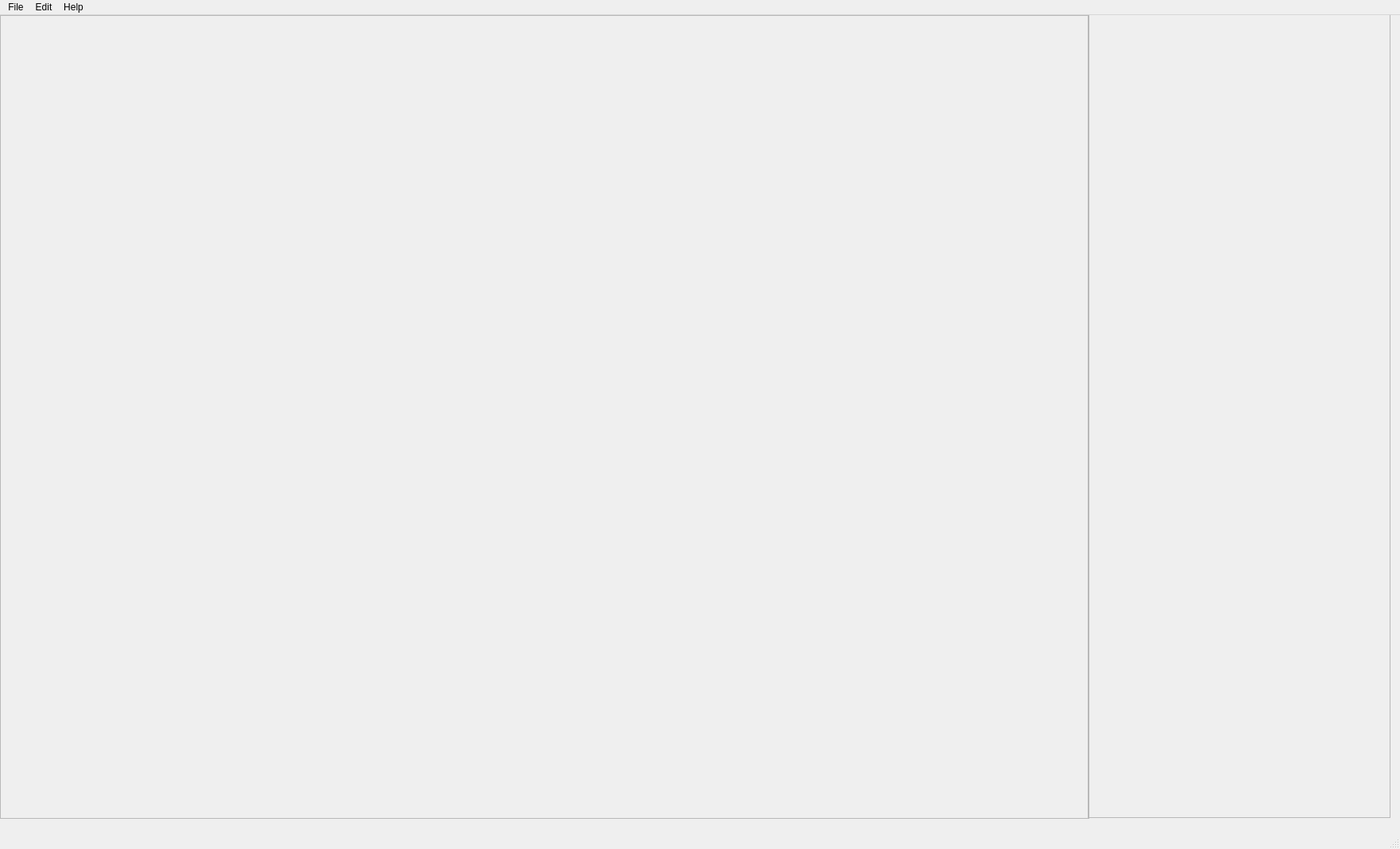
<?xml version="1.0" encoding="UTF-8"?>
<ui version="4.0">
 <class>MainWindow</class>
 <widget class="QMainWindow" name="MainWindow">
  <property name="geometry">
   <rect>
    <x>0</x>
    <y>0</y>
    <width>1762</width>
    <height>1068</height>
   </rect>
  </property>
  <property name="windowTitle">
   <string>MainWindow</string>
  </property>
  <widget class="QWidget" name="centralwidget">
   <widget class="QFrame" name="ShowFrame">
    <property name="geometry">
     <rect>
      <x>0</x>
      <y>0</y>
      <width>1371</width>
      <height>1011</height>
     </rect>
    </property>
    <property name="frameShape">
     <enum>QFrame::StyledPanel</enum>
    </property>
    <property name="frameShadow">
     <enum>QFrame::Raised</enum>
    </property>
   </widget>
   <widget class="QFrame" name="ToolFrame">
    <property name="geometry">
     <rect>
      <x>1369</x>
      <y>-1</y>
      <width>381</width>
      <height>1011</height>
     </rect>
    </property>
    <property name="frameShape">
     <enum>QFrame::StyledPanel</enum>
    </property>
    <property name="frameShadow">
     <enum>QFrame::Raised</enum>
    </property>
   </widget>
  </widget>
  <widget class="QMenuBar" name="menubar">
   <property name="geometry">
    <rect>
     <x>0</x>
     <y>0</y>
     <width>1762</width>
     <height>26</height>
    </rect>
   </property>
   <widget class="QMenu" name="menuopen">
    <property name="title">
     <string>File</string>
    </property>
    <widget class="QMenu" name="menuopen_as">
     <property name="title">
      <string>open_as</string>
     </property>
     <addaction name="actionLandsat7"/>
     <addaction name="actionLandsat8"/>
     <addaction name="actionAster"/>
     <addaction name="actionSentinel_1"/>
     <addaction name="actionSentinel_2"/>
     <addaction name="actionGF5_A"/>
     <addaction name="actionGF5_B"/>
    </widget>
    <addaction name="actionopen"/>
    <addaction name="separator"/>
    <addaction name="menuopen_as"/>
   </widget>
   <widget class="QMenu" name="menuEdit">
    <property name="title">
     <string>Edit</string>
    </property>
   </widget>
   <widget class="QMenu" name="menuHelp">
    <property name="title">
     <string>Help</string>
    </property>
   </widget>
   <addaction name="menuopen"/>
   <addaction name="menuEdit"/>
   <addaction name="menuHelp"/>
  </widget>
  <widget class="QStatusBar" name="statusbar"/>
  <action name="actionopen">
   <property name="text">
    <string>open_tif</string>
   </property>
  </action>
  <action name="actionLandsat7">
   <property name="text">
    <string>Landsat7</string>
   </property>
  </action>
  <action name="actionLandsat8">
   <property name="text">
    <string>Landsat8</string>
   </property>
  </action>
  <action name="actionAster">
   <property name="text">
    <string>Aster</string>
   </property>
  </action>
  <action name="actionSentinel_1">
   <property name="text">
    <string>Sentinel-1</string>
   </property>
  </action>
  <action name="actionSentinel_2">
   <property name="text">
    <string>Sentinel-2</string>
   </property>
  </action>
  <action name="actionGF5_A">
   <property name="text">
    <string>GF5_A</string>
   </property>
  </action>
  <action name="actionGF5_B">
   <property name="text">
    <string>GF5_B</string>
   </property>
  </action>
 </widget>
 <resources/>
 <connections/>
</ui>
